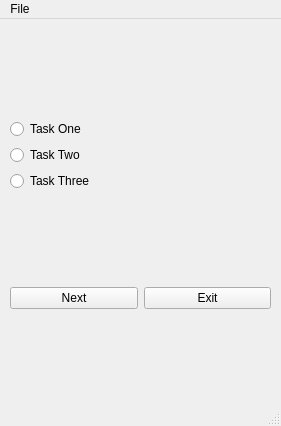
<?xml version="1.0" encoding="UTF-8"?>
<ui version="4.0">
 <class>MainWindow</class>
 <widget class="QMainWindow" name="MainWindow">
  <property name="geometry">
   <rect>
    <x>0</x>
    <y>0</y>
    <width>281</width>
    <height>426</height>
   </rect>
  </property>
  <property name="windowTitle">
   <string>MainWindow</string>
  </property>
  <property name="autoFillBackground">
   <bool>false</bool>
  </property>
  <widget class="QWidget" name="centralwidget">
   <widget class="QWidget" name="layoutWidget">
    <property name="geometry">
     <rect>
      <x>10</x>
      <y>10</y>
      <width>261</width>
      <height>371</height>
     </rect>
    </property>
    <layout class="QVBoxLayout" name="verticalLayout_2">
     <item>
      <layout class="QVBoxLayout" name="verticalLayout">
       <item>
        <widget class="QRadioButton" name="taskOneRadioButton">
         <property name="text">
          <string>Task One</string>
         </property>
        </widget>
       </item>
       <item>
        <widget class="QRadioButton" name="taskTwoRadioButton">
         <property name="text">
          <string>Task Two</string>
         </property>
        </widget>
       </item>
       <item>
        <widget class="QRadioButton" name="taskThreeRadioButton">
         <property name="text">
          <string>Task Three</string>
         </property>
        </widget>
       </item>
      </layout>
     </item>
     <item>
      <layout class="QHBoxLayout" name="horizontalLayout">
       <item>
        <widget class="QPushButton" name="nextPushButton">
         <property name="text">
          <string>Next</string>
         </property>
        </widget>
       </item>
       <item>
        <widget class="QPushButton" name="exitPushButton">
         <property name="text">
          <string>Exit</string>
         </property>
        </widget>
       </item>
      </layout>
     </item>
    </layout>
   </widget>
  </widget>
  <widget class="QMenuBar" name="menubar">
   <property name="geometry">
    <rect>
     <x>0</x>
     <y>0</y>
     <width>281</width>
     <height>21</height>
    </rect>
   </property>
   <widget class="QMenu" name="menuFile">
    <property name="title">
     <string>File</string>
    </property>
    <addaction name="separator"/>
    <addaction name="actionExit"/>
   </widget>
   <addaction name="menuFile"/>
  </widget>
  <widget class="QStatusBar" name="statusbar"/>
  <action name="actionExit">
   <property name="text">
    <string>Exit</string>
   </property>
  </action>
 </widget>
 <resources/>
 <connections/>
</ui>
